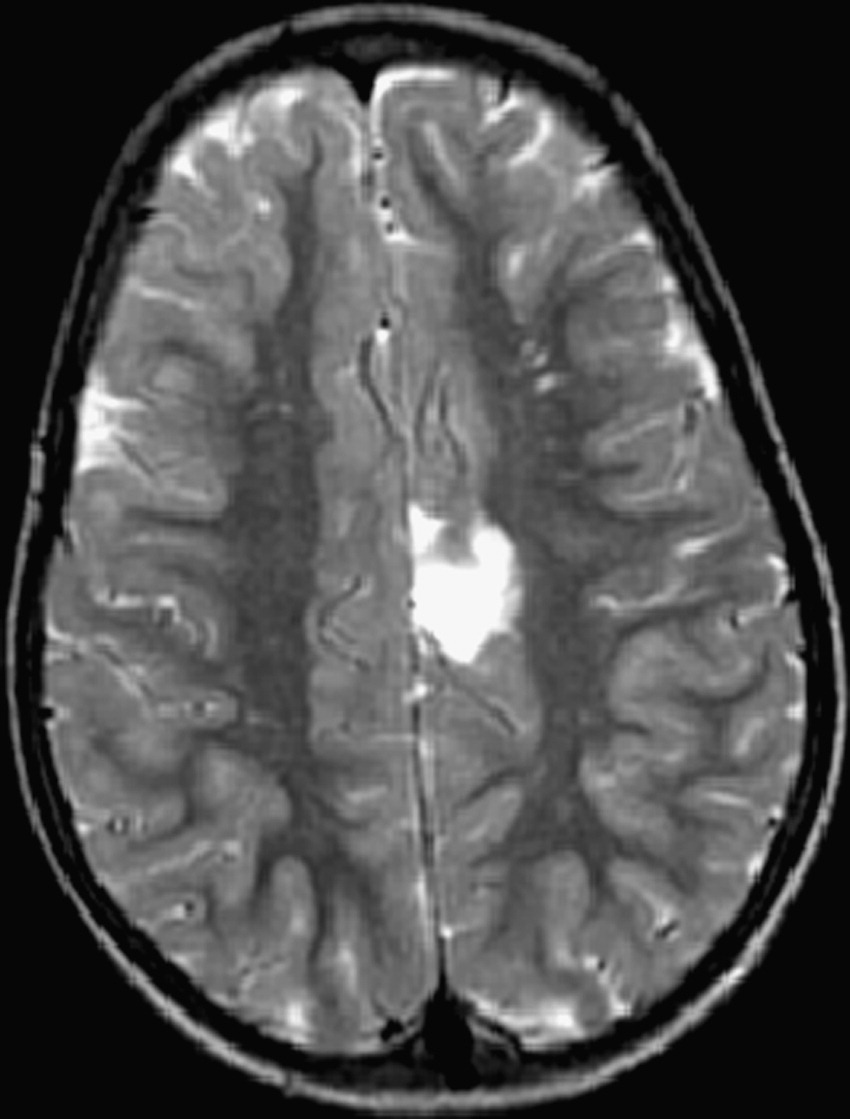
%> input picture m1.jpg, 850 x 1119 px
$ octave braintumor.m   (GNU Octave 9; MATLAB toolbox functions it lacks are replaced by stand-ins)
%> lines starting %> are read from the running program, lines starting %| are printed output that depends on the picture; in (x1, y1, x2, y2) boxes, pixels count from 0 and x2, y2 are one past the last pixel; in counts of white or black regions, pixels touching at a corner belong together; the program's own positions count from 1
%> further down, s is the input picture: size 1119x850 uint8; min 1, max 251, mean 79.4
### anisodiff.m
function diff_im = anisodiff(im, num_iter, delta_t, kappa, option)
%> called with num_iter = 10, delta_t = 0.143, kappa = 15, option = 2
fprintf('Removing noise\n');


fprintf('Filtering Completed !!');

% Convert input image to double.
im = double(im);

% PDE (partial differential equation) initial condition.
diff_im = im;

% Center pixel distances.
dx = 1;
dy = 1;
dd = sqrt(2);

% 2D convolution masks - finite differences.
hN = [0 1 0; 0 -1 0; 0 0 0];
hS = [0 0 0; 0 -1 0; 0 1 0];
hE = [0 0 0; 0 -1 1; 0 0 0];
hW = [0 0 0; 1 -1 0; 0 0 0];
hNE = [0 0 1; 0 -1 0; 0 0 0];
hSE = [0 0 0; 0 -1 0; 0 0 1];
hSW = [0 0 0; 0 -1 0; 1 0 0];
hNW = [1 0 0; 0 -1 0; 0 0 0];

% Anisotropic diffusion.
for t = 1:num_iter

        % Finite differences. [imfilter(.,.,'conv') can be replaced by conv2(.,.,'same')]
        nablaN = imfilter(diff_im,hN,'conv');
        nablaS = imfilter(diff_im,hS,'conv');
        nablaW = imfilter(diff_im,hW,'conv');
        nablaE = imfilter(diff_im,hE,'conv');
        nablaNE = imfilter(diff_im,hNE,'conv');
        nablaSE = imfilter(diff_im,hSE,'conv');
        nablaSW = imfilter(diff_im,hSW,'conv');
        nablaNW = imfilter(diff_im,hNW,'conv');

        % Diffusion function.
        if option == 1
            cN = exp(-(nablaN/kappa).^2);
            cS = exp(-(nablaS/kappa).^2);
            cW = exp(-(nablaW/kappa).^2);
            cE = exp(-(nablaE/kappa).^2);
            cNE = exp(-(nablaNE/kappa).^2);
            cSE = exp(-(nablaSE/kappa).^2);
            cSW = exp(-(nablaSW/kappa).^2);
            cNW = exp(-(nablaNW/kappa).^2);
        elseif option == 2
            cN = 1./(1 + (nablaN/kappa).^2);
            cS = 1./(1 + (nablaS/kappa).^2);
            cW = 1./(1 + (nablaW/kappa).^2);
            cE = 1./(1 + (nablaE/kappa).^2);
            cNE = 1./(1 + (nablaNE/kappa).^2);
            cSE = 1./(1 + (nablaSE/kappa).^2);
            cSW = 1./(1 + (nablaSW/kappa).^2);
            cNW = 1./(1 + (nablaNW/kappa).^2);
        end

        % Discrete PDE solution.
        diff_im = diff_im + ...
                  delta_t*(...
                  (1/(dy^2))*cN.*nablaN + (1/(dy^2))*cS.*nablaS + ...
                  (1/(dx^2))*cW.*nablaW + (1/(dx^2))*cE.*nablaE + ...
                  (1/(dd^2))*cNE.*nablaNE + (1/(dd^2))*cSE.*nablaSE + ...
                  (1/(dd^2))*cSW.*nablaSW + (1/(dd^2))*cNW.*nablaNW );


end
%> this loop made 10 passes
%> pass 1, in anisodiff, `nablaE = imfilter(diff_im,hE,'conv');`:
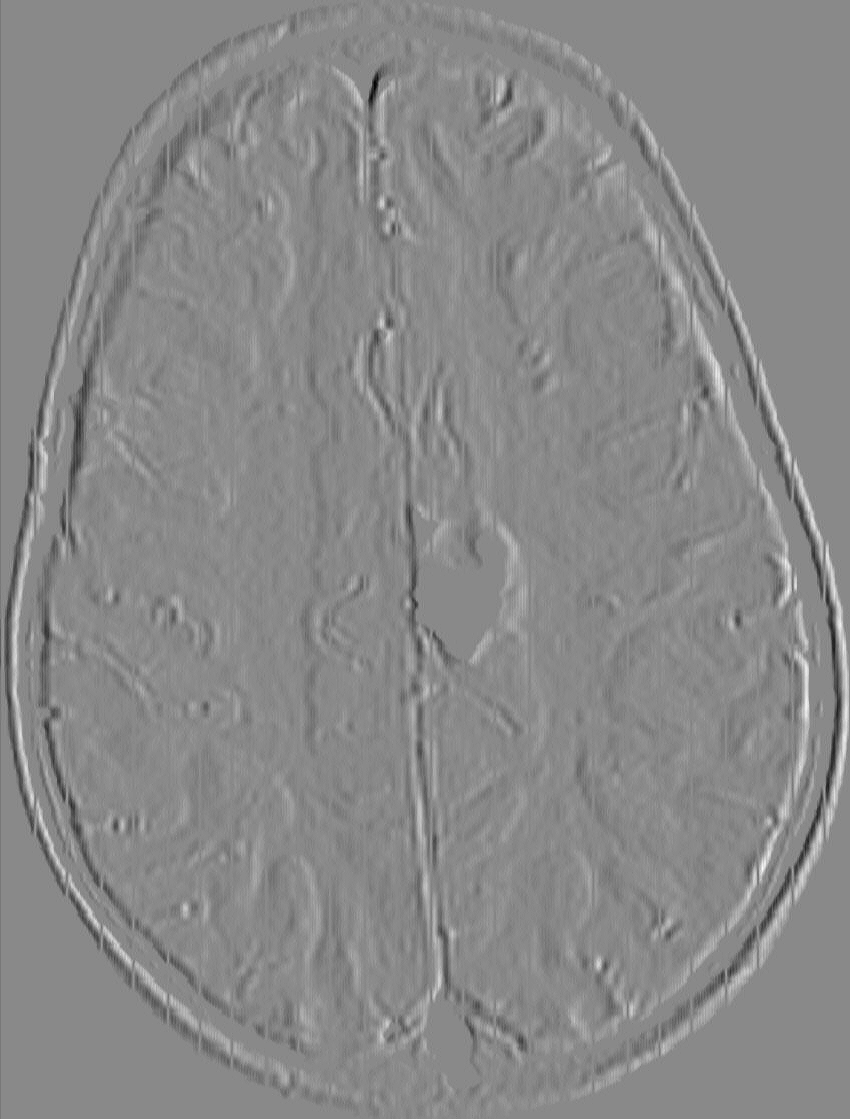
%> nablaE: size 1119x850 double; min -50, max 43, mean 0; drawn with min black and max white
%> after the loop:
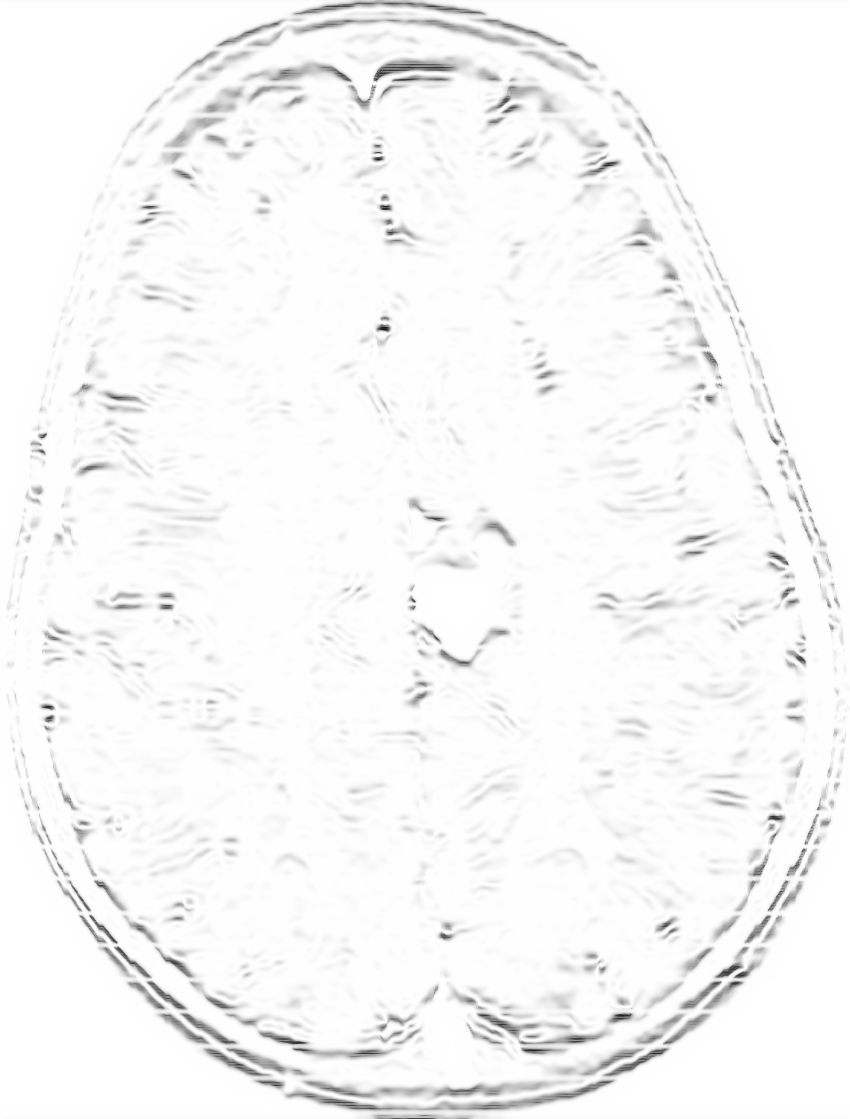
%> cN: size 1119x850 double; min 0.0914, max 1, mean 0.973
%> after the loop:
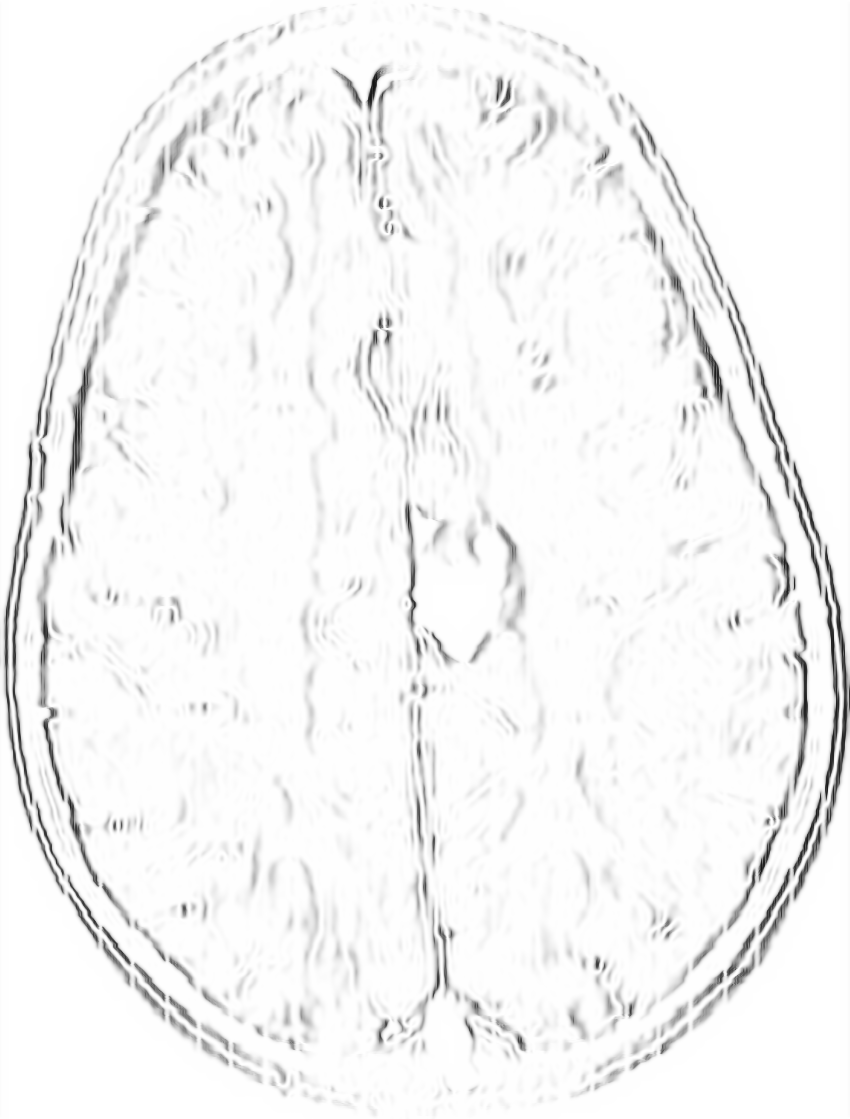
%> cW: size 1119x850 double; min 0.0681, max 1, mean 0.965; mean of the top-left, top-right, bottom-left and bottom-right quarters 0.967, 0.97, 0.964, 0.959

### braintumor.m
clc
close all
clear all

%Input
s=imread('m1.jpg');

figure;
imshow(s);
title('Input image');

% Filter
num_iter = 10;
    delta_t = 1/7;
    kappa = 15;
    option = 2;
    disp('Preprocessing image please wait . . .');
    inp = anisodiff(s,num_iter,delta_t,kappa,option);
    inp = uint8(inp);

inp=imresize(inp,[256,256]);
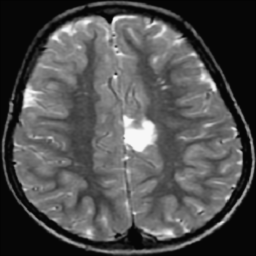
%> inp: size 256x256 uint8; min 3, max 247, mean 79.4
if size(inp,3)>1
    inp=rgb2gray(inp);
end
figure('Name','Filtered Image');
imshow(inp);
title('Filtered image');

%thresholding
sout=imresize(inp,[256,256]);
t0=mean(s(:));
%> t0 = 79.43
th=t0+((max(inp(:))+min(inp(:)))./2);
%> th = 204
for i=1:1:size(inp,1)
    for j=1:1:size(inp,2)
        if inp(i,j)>th
            sout(i,j)=1;
        else
            sout(i,j)=0;
        end
    end
end
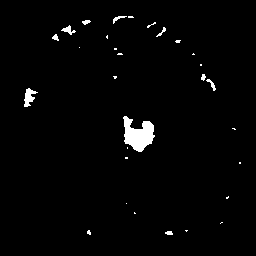
%> sout: size 256x256 uint8; values 0 (black) and 1 (white), 1.9% white; 30 white regions (20 under 20 px)

%Morphological Operation

label=bwlabel(sout);
%> label: size 256x256 double; 31 distinct labels, from 0 to 30
stats=regionprops(logical(sout),'Solidity','Area','BoundingBox');
%> stats = 30 regions; largest, box (x1, y1, x2, y2), Area and Solidity: (123, 116, 155, 152) 695 0.786, (24, 88, 38, 107) 138 0.754, (61, 25, 76, 35) 61 0.726, (206, 79, 216, 91) 41 0.719, (113, 16, 127, 24) 39 0.696
density=[stats.Solidity];
%> density = 30 values, max 1 at index 4, min 0.64 at index 18, mean 0.891
area=[stats.Area];
%> area = 30 values, max 695 at index 12, min 1 at index 4, mean 41.4
high_dense_area=density>0.7;
%> high_dense_area = 30 logical values, 28 true
max_area=max(area(high_dense_area));
%> max_area = 695
tumor_label=find(area==max_area);
%> tumor_label = 12
tumor=ismember(label,tumor_label);
%> tumor: size 256x256 logical; 1.1% white; 1 white region

if max_area>200
   figure('Name','Tumor alone');
   imshow(tumor)
   title('Tumor alone');
else
    h = msgbox('No Tumor!!','status');
    %disp('no tumor');
    return;
end

% Bounding box

box = stats(tumor_label);
%> box = 1 region; box (x1, y1, x2, y2), Area and Solidity: (123, 116, 155, 152) 695 0.786
wantedBox = box.BoundingBox;
%> wantedBox = [123.5 116.5 32 36]
figure('Name','Bounding box')
imshow(inp);
title('Bounding Box');
hold on;
rectangle('Position',wantedBox,'EdgeColor','y');
%> figure, not shown here; its title reads 'Bounding Box'
hold off;


% Getting Tumor Outline - image filling, eroding, subtracting
% erosion the walls by a few pixels

dilationAmount = 5;
rad = floor(dilationAmount);
[r,c] = size(tumor);
%> r = 256; c = 256
filledImage = imfill(tumor, 'holes');

for i=1:r
   for j=1:c
       x1=i-rad;
       x2=i+rad;
       y1=j-rad;
       y2=j+rad;
       if x1<1
           x1=1;
       end
       if x2>r
           x2=r;
       end
       if y1<1
           y1=1;
       end
       if y2>c
           y2=c;
       end
       erodedImage(i,j) = min(min(filledImage(x1:x2,y1:y2)));
   end
end
%> erodedImage: size 256x256 logical; 0.17% white; 1 white region, box (x1, y1, x2, y2) and area: (130, 134, 148, 144) 110
figure('Name','Eroded Image')
imshow(erodedImage);
title('eroded image');

% subtracting eroded image from original BW image

tumorOutline=tumor;
tumorOutline(erodedImage)=0;
%> tumorOutline: size 256x256 logical; 0.89% white; 1 white region, box (x1, y1, x2, y2) and area: (123, 116, 155, 152) 585

figure('Name','Tumor Outline');
imshow(tumorOutline);
title('Tumor Outline');

%Inserting the outline in filtered image in red color

rgb = inp(:,:,[1 1 1]);
red = rgb(:,:,1);
red(tumorOutline)=255;
%> red: size 256x256 uint8; 0.89% of pixels changed, all inside (x1, y1, x2, y2) = (123, 116, 155, 152)
green = rgb(:,:,2);
green(tumorOutline)=0;
blue = rgb(:,:,3);
blue(tumorOutline)=0;

tumorOutlineInserted(:,:,1) = red;
tumorOutlineInserted(:,:,2) = green;
tumorOutlineInserted(:,:,3) = blue;


figure('Name','Detected Tumor')
imshow(tumorOutlineInserted);
title('Detected Tumor');

%Display Together

figure
subplot(231);imshow(s);title('Input image');
subplot(232);imshow(inp);title('Filtered image');

subplot(233);imshow(inp);title('Bounding Box');
hold on;rectangle('Position',wantedBox,'EdgeColor','y');hold off;

subplot(234);imshow(tumor);title('tumor alone');
subplot(235);imshow(tumorOutline);title('Tumor Outline');
subplot(236);imshow(tumorOutlineInserted);title('Detected Tumor');
%> after `title('Detected Tumor')`:
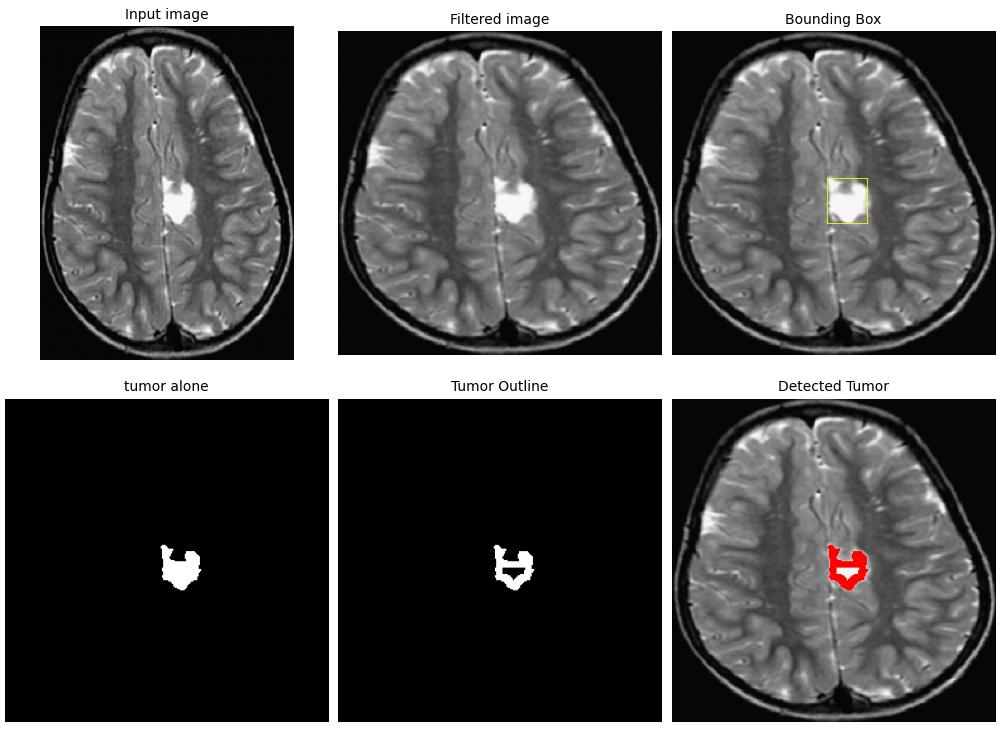
%> figure redrawn from the program's plot data, 6 panels
